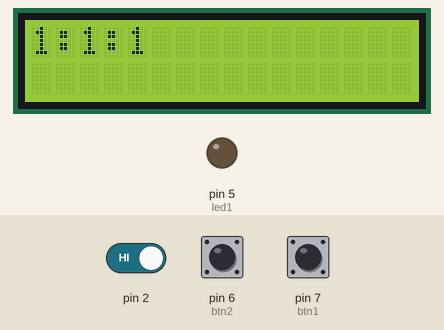
This sketch was run on a simulated Arduino Uno, built with avr-gcc and run on an emulated ATmega328P. Parts: 16×2 character LCD, output pins drawn as LEDs (lit = HIGH). The test bench sets the inputs (shaded band); at power-on: pin 6 (btn2) LOW, pin 7 (btn1) LOW, pin 2 HIGH.

Above: at 1.6 s.
1.7 s: pin 6 (btn2) pulled HIGH for 1.3 s
At 2.8 s:
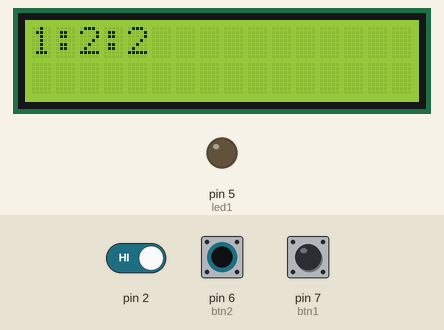
4.5 s: pin 7 (btn1) pulled HIGH for 1.3 s
At 5.8 s:
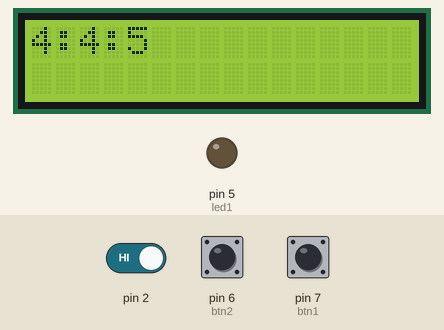
9.0 s: pin 2 driven HIGH
10.5 s: pin 6 (btn2) pulled HIGH for 1.3 s
At 11.8 s:
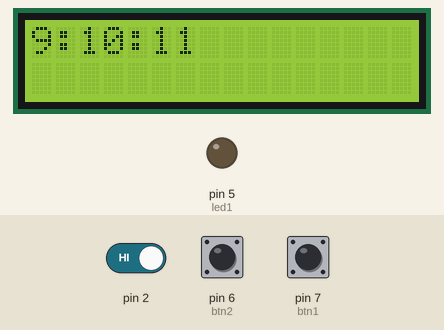
13.5 s: pin 7 (btn1) pulled HIGH for 1.3 s
At 14.6 s:
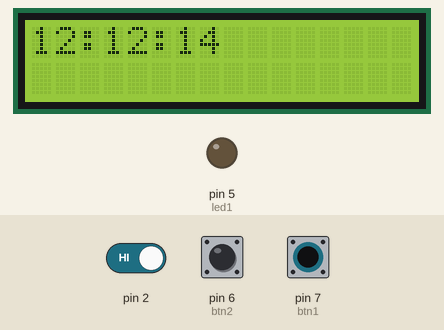
Timing chart, 0 to 16.5 s (numbered marks = the images above; inputs shaded):
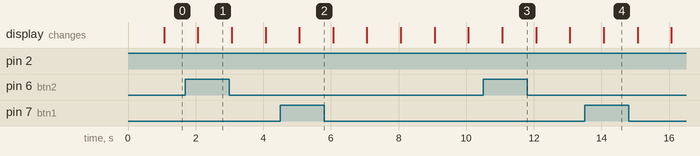

The sketch:

RamirezPaul_Deber6_SY.ino
```cpp
/*
 * Deber#6
 * Autor: Ramirez Paul
 * Objetivo: realizar un reloj con alarma
 */
 #include<MsTimer2.h>
 #include<LiquidCrystal.h>

 LiquidCrystal lcd(13,12,11,10,9,8);

 const int btn1=7;
 const int btn2=6;
 const int led1=5;

 int segundos=0;
 int minutos=0;
 int horas=0;
 int almH;
 int almM;
 int on=0;
 int i=0;
 String datoHoras;
 String datoMin;


void setup() {
  lcd.begin(16,2);
  pinMode(btn1,INPUT);
  pinMode(btn2,INPUT);
  pinMode(led1,OUTPUT);
  MsTimer2::set(1000,reloj);
  MsTimer2::start();
  attachInterrupt(0,activacion,LOW);
}

void loop() {
//inicio programa cunado int0 esta en 1
  if(on==1){
    if(Serial.available()>0){//verifica el dato en la terminal
      datoHoras=Serial.readString();//lee el dato
      almH=datoHoras.toInt();//lo convierte a entero
    }

  }
//acceso a funcion cuando int0 esta en 2
  if(on==2){
    if(Serial.available()>0){//verifica el dato en la terminal
      datoMin=Serial.readString();//lee el dato
      almM=datoMin.toInt();//lo convierte a entero
  }
  //alarma configurada
  if(almH==horas && almM==minutos){//si cumple la condicion de alarma=reloj
    for(i=0;i<20;i++){//enciende el led simulando alarma
      digitalWrite(led1,HIGH);
      delay(200);
      digitalWrite(led1,LOW);
      delay(200);
    }
  }
}
}

//metodo para visualizar reloj
void reloj(){
  if(digitalRead(btn1)==LOW){//botn para configurar minutos
    if(minutos<59)
        minutos++;
        else
        minutos=0;
  }
  if(digitalRead(btn2)==LOW){//boton para configurar hotas
        if(horas<23)
        horas++;
        else
        horas=0;
      }
//sistema de reloj
  if(segundos<59){
    segundos++;

  }else{
    segundos=0;
    if(minutos<59){
      minutos++;

    }else{
      minutos=0;
      if(horas<23){
        horas++;
      }else{
        horas=0;
      }
    }
  }

  lcd.clear();
  lcd.setCursor(0,0);
  lcd.print(String(horas)+String(":")+String(minutos)+String(":")+String(segundos));
}

//metodo para int0
void activacion(){
//validacion int0
  switch(on){
    case 0:
    Serial.println("Bienvenido");
    Serial.println("Configuracion de Alamra");
    Serial.println("Ingrese horas: ");
    on++;
    break;
    case 1:
    Serial.println(" ");
    Serial.println("Ingrese minutos: ");
    on++;
    break;
    case 2:
    Serial.println("Iniciar nueva configuracion");
    on=0;
    almH=0;
    almM=0;
    i=0;
    break;
  }
}
```
